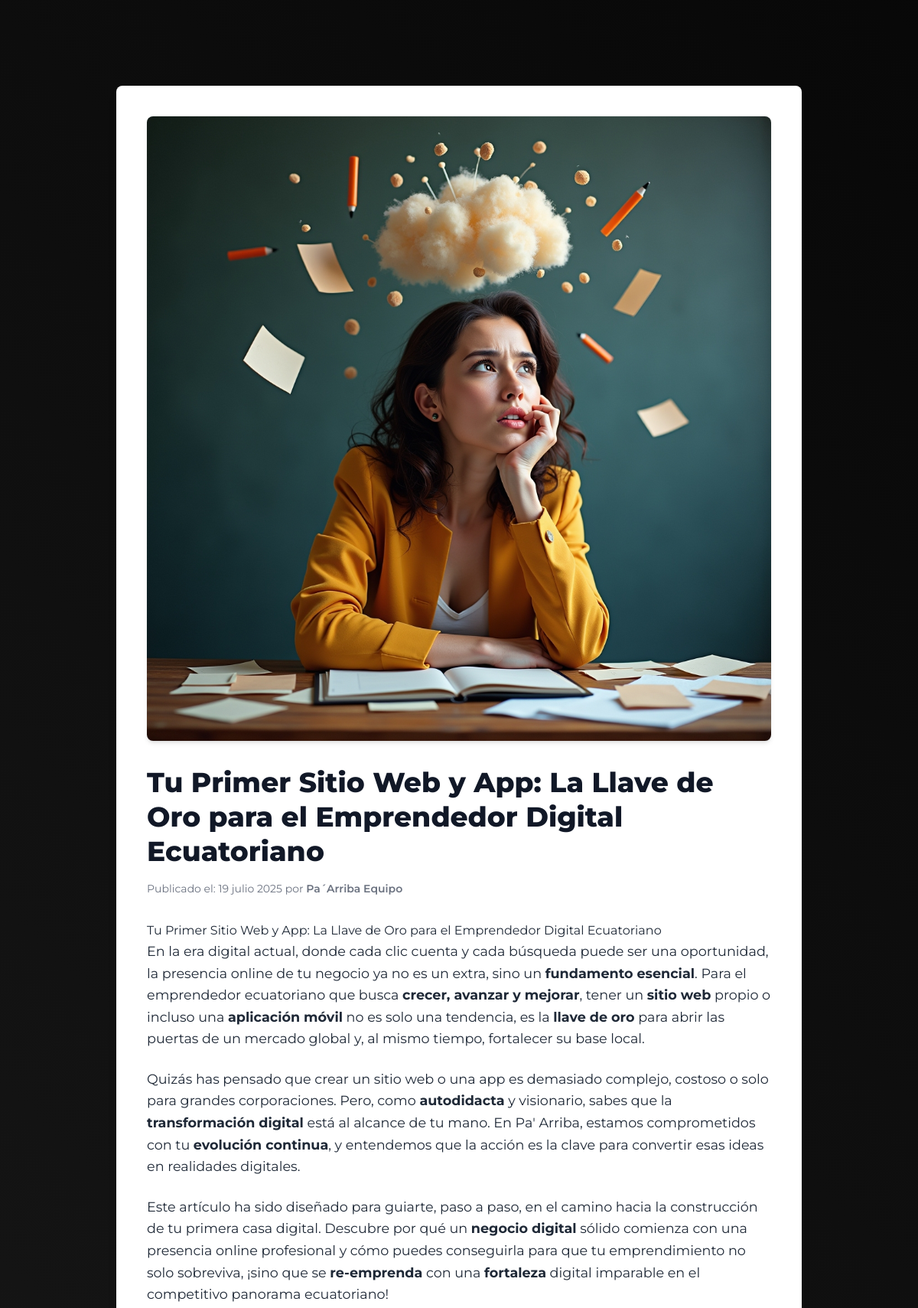
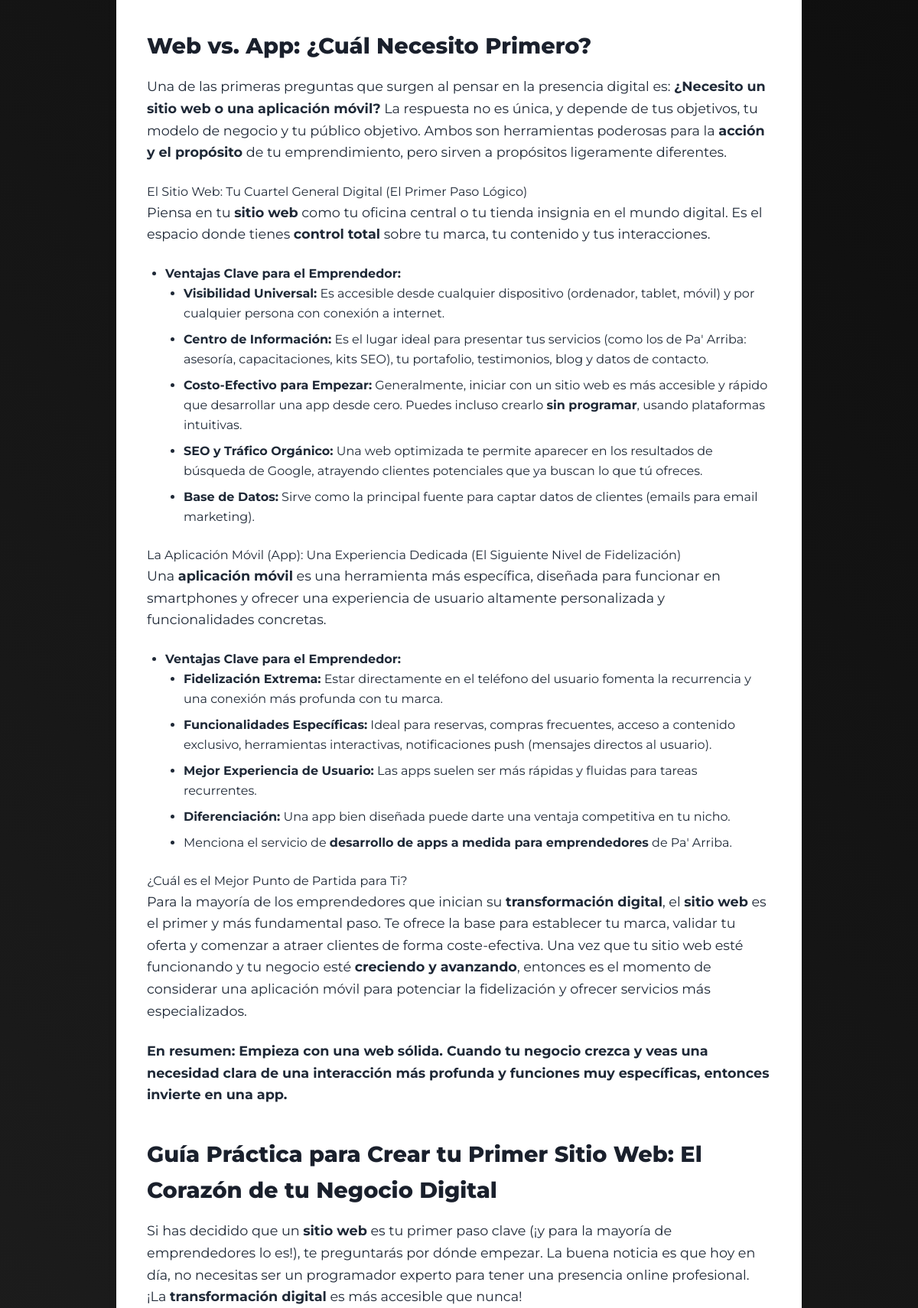
The page /blog/u-primer-sitio-web-y-app-la-llave-de-oro-para-el-emprendedor-digital-ecuatoriano/ (upper part) on the database its author committed (2 pictures, top to bottom).
### blog/models.py (models this page shows, shortened)
class Post(models.Model):
    title = models.CharField(max_length=200, verbose_name="Título del Artículo")
    meta_description = models.CharField(max_length=160, blank=True, null=True)
    content = RichTextField(blank=True, null=True, verbose_name="Contenido del Artículo")
    published_date = models.DateTimeField(default=timezone.now, verbose_name="Fecha de Publicación")
    author = models.CharField(max_length=100, default="Pa´Arriba Equipo", verbose_name="Autor")
    slug = models.SlugField(unique=True, blank=True, null=True, max_length=200)
    image = models.ImageField(upload_to='blog_images/', blank=True, null=True)
    image_alt_text = models.CharField(max_length=255, blank=True, null=True)
    keywords = models.CharField(max_length=255, blank=True, null=True)
    is_published = models.BooleanField(default=False, verbose_name="Publicado")
    class Meta:
        ordering = ['-published_date']
        verbose_name = "Artículo de Blog"
        verbose_name_plural = "Artículos de Blog"

### blog/views.py (the view)
# urls.py: path("<slug:slug>/", views.post_detail, name="post_detail"),
def post_detail(request, slug):
    post = get_object_or_404(Post, slug=slug, is_published=True)
    return render(request, "blog/detalle_post.html", {"post": post})

### blog/templates/blog/detalle_post.html (shortened to what this page needs)
{% extends 'base.html' %}
{% load static %}
{% block content %}
<main class="container mx-auto px-4 py-8 mt-20">
    <article class="bg-white rounded-lg shadow-lg overflow-hidden p-6 md:p-8 lg:p-10 max-w-4xl mx-auto">
        {% if post.image %}
        <img src="{{ post.image.url }}" alt="{{ post.image_alt_text|default:post.title }}" class="w-full h-auto object-cover rounded-lg mb-8 shadow-md">
        {% endif %}
        <header class="mb-8">
            <h1 class="text-4xl font-extrabold text-gray-900 mb-4 leading-tight">{{ post.title }}</h1>
            <p class="text-gray-500 text-sm">
                Publicado el: <time datetime="{{ post.published_date|date:'Y-m-d' }}">{{ post.published_date|date:"d F Y" }}</time>
                por <span class="font-semibold text-pa-arriba-orange-force">{{ post.author }}</span>
            </p>
        </header>
        <div class="blog-content text-gray-800 leading-relaxed mb-10">
            {{ post.content|safe }}
        </div>
    </article>
</main>
{% endblock %}

### core/static/core/style.css (style rules this page uses)
* { box-sizing: border-box; }
:root { --color-background-dark: #000000; --color-blue-section: #0D47A1; --color-gray-section: #212121; --color-light-bg-box: #F5F5DC; --color-text-light: #FFFFFF; --color-text-gray: #B0B0B0; --color-border-testimonial: #E8E8EA; --color-placeholder-photo: #B0C4DE; --color-green-slogan: #4CAF50; --color-orange-accent: #FF5C00; --color-accent-gold: #FFD700; --pa-arriba-orange-light: #FF8C42; --pa-arriba-orange-force: #FF5C00; --pa-arriba-blue-dark: #0D47A1; --pa-arriba-blue-light: #42A5F5; }
html, body { width: 100%; margin: 0; padding: 0; overflow-x: hidden; }
body { background-image: linear-gradient(45deg, var(--color-background-dark), #333333, var(--color-background-dark)); background-size: 120% 250%; background-size: 250% 250%; animation: animateBackgroundGradient 5s linear infinite alternate; color: var(--color-text-light); font-family: 'Montserrat', sans-serif; margin: 0; padding: 0; display: flex; flex-direction: column; align-items: center; min-height: 100vh; overflow-x: hidden; transition: padding-top 0.3s ease-in-out; position: relative; }

### blog/templates/blog/detalle_post.html (style rules this page uses)
.blog-content p { margin-bottom: 1.5rem; font-size: 1.1rem; }
.blog-content h2 { font-size: 1.8rem; font-weight: 800; color: #1a202c; margin-top: 2.5rem; margin-bottom: 1rem; }
.blog-content ul { list-style-type: disc; margin-left: 1.5rem; margin-bottom: 1.5rem; }
.blog-content li { margin-bottom: 0.5rem; }

### rows shown on the page
Post: image (picture), title "Tu Primer Sitio Web y App: La Llave de Oro para el Emprendedor Digital Ecuatoriano", published_date "19 julio 2025", author "Pa´Arriba Equipo", content "Tu Primer Sitio Web y App: La Llave de Oro para el Emprendedor Digital Ecuatoriano En la era digital actual, donde cada clic cuenta y cada búsqueda puede ser una oportunidad, la presencia online de tu negocio ya no es un extra, sino un fundamento esencial . Para el emprendedor ecuatoriano que busca crecer, avanzar y mejorar , tener un sitio web propio o incluso una aplicación móvil no es solo una tendencia, es la llave de oro para abrir las puertas de un mercado global y, al mismo tiempo, fortalecer su base local. Quizás has pensado que crear un sitio web o una app es demasiado complejo, costoso o solo para grandes corporaciones. Pero, como autodidacta y visionario, sabes que la…"
